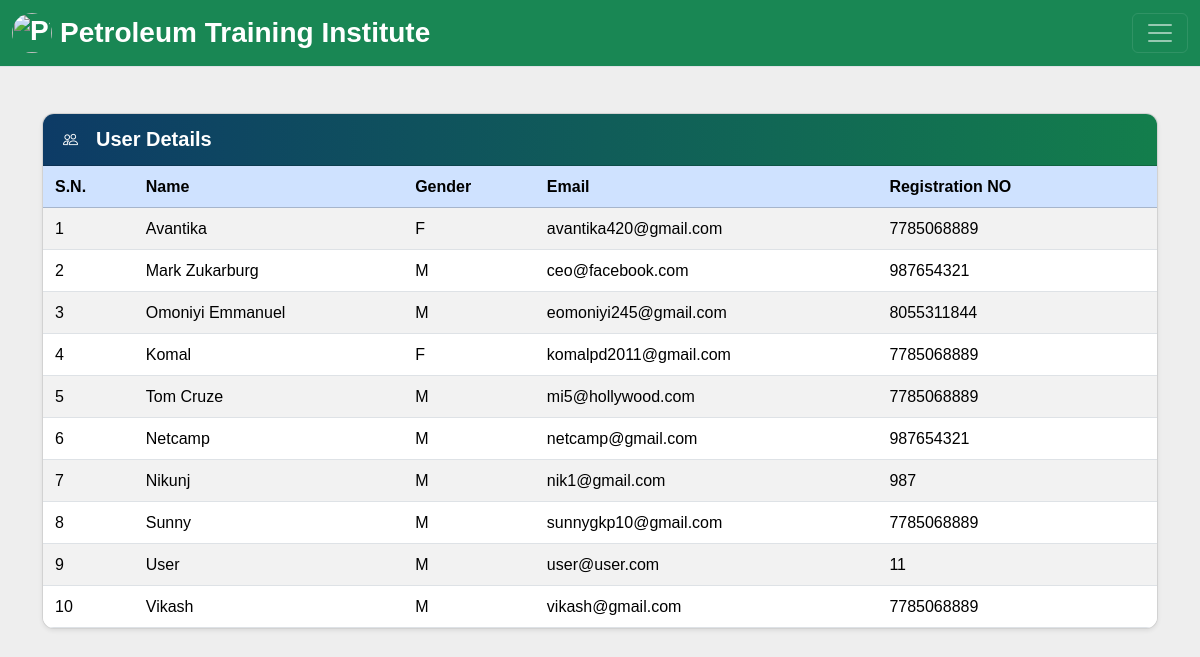
Page /dash.php?q=1 (signed in) on the committed database.
### tables this page shows
CREATE TABLE `user` (
  `name` varchar(50) NOT NULL,
  `gender` varchar(5) NOT NULL,
  `college` varchar(100) NOT NULL,
  `email` varchar(50) NOT NULL,
  `mob` bigint(20) NOT NULL,
  `password` varchar(50) NOT NULL,
  `role` varchar(50) DEFAULT 'user'
);

### dash.php (the view, shortened to what this page needs)
<?php
 include_once 'dbConnection.php';
  if(!(isset($_SESSION['email']))){
header("location:index.php");
}
else
{
$name = $_SESSION['name'];;
echo '<span class="pull-right top title1" ><span class="log1"><span class="glyphicon glyphicon-user" aria-hidden="true"></span>&nbsp;&nbsp;&nbsp;&nbsp;Hello,</span> <a href="account.php" class="log log1">'.$name.'</a>&nbsp;|&nbsp;<a href="logout.php?q=account.php" class="log"><span class="glyphicon glyphicon-log-out" aria-hidden="true"></span>&nbsp;Signout</button></a></span>';
}?>
<!Doctype html>
<html lang="en">
<head>
  <link href="https://cdn.jsdelivr.net/npm/bootstrap@5.3.3/dist/css/bootstrap.min.css" rel="stylesheet">
  <link href="https://cdn.jsdelivr.net/npm/bootstrap-icons@1.11.3/font/bootstrap-icons.css" rel="stylesheet">
  <link rel="stylesheet" href="css/dash.css">
  <link rel="stylesheet" href="css/font.css">
</head>
<body  style="background:#eee;">
<header>
  <nav class="navbar navbar-dark bg-success border-bottom fixed-top">
    <div class="container-fluid">
      <a class="navbar-brand fw-bold fs-3 d-flex align-items-center gap-2" href="dash.php?q=0">
        <img src="image/PTI.jpg" alt="PTI Logo" class="rounded-circle" style="width:40px;height:40px;object-fit:cover;">
        <span class="pti-full">Petroleum Training Institute</span>
      </a>
      <button class="navbar-toggler d-1250-none" type="button" data-bs-toggle="offcanvas" data-bs-target="#sideNav" aria-controls="sideNav" aria-label="Toggle navigation">
        <span class="navbar-toggler-icon"></span>
      </button>
    </div>
  </nav>
</header>
<main class="container my-4 pt-5">
  <div class="row">
    <div class="col-12">
<?php if(@$_GET['q']==1) {
$result = mysqli_query($con,"SELECT * FROM user") or die('Error');
echo  '<div class="main-content-spaced">
        <div class="card shadow-sm mb-4">
          <div class="card-header student-card-header bg-info text-white d-flex align-items-center">
            <i class="bi bi-people me-2"></i><span class="fs-5 fw-bold">User Details</span>
          </div>
 <div class="card-body p-0">
            <div class="table-responsive">
              <table class="table table-striped table-hover mb-0 align-middle">
                <thead class="table-primary">
                  <tr>
                  <th>S.N.</th>
                  <th>Name</th>
                  <th>Gender</th>
                  <th>Email</th>
                  <th>Registration NO</th>
                  <th></th>
                  </tr>
                </thead>';
$c=1;
while($row = mysqli_fetch_array($result)) {
	$name = $row['name'];
	$mob = $row['mob'];
	$gender = $row['gender'];
    $email = $row['email'];
	echo '<tr>
  <td>'.$c++.'</td>
  <td>'.$name.'</td>
  <td>'.$gender.'</td>
  <td>'.$email.'</td>
  <td>'.$mob.'</td>
	<td><a title="Delete User" href="update.php?demail='.$email.'"><b><span class="glyphicon glyphicon-trash" aria-hidden="true"></span></b></a></td></tr>';
}
echo '</table></div></div>';
}?>
</div>
</div></div>
</body>
</html>

### css/dash.css (style rules this page uses)
body { overflow-x: hidden; width: 100%; font: 15px "Century Gothic", "Times Roman", sans-serif; min-height: 550px; transition: padding-top 0.15s ease; }
.main-content-spaced { margin-top: 1.5rem; }
.table-responsive { margin-top: 0; }
@media (max-width: 1249px) { .d-1250-none { display:block !important; } }
.table td, .table th { padding: .72rem .75rem; }
.card.shadow-sm { border-radius: .75rem; overflow: hidden; }
.result-card-header, .exam-card-header, .history-card-header, .rank-card-header, .question-card-header, .student-card-header, .feedback-card-header, .add-exam-card-header { background: linear-gradient(90deg, #0d3b66 0%, #137e4c 100%); color: #fff; padding: 14px 20px; gap: 10px; align-items: center; }

### rows in the picture
user: name "Avantika", gender "F", email "avantika420@gmail.com", mob "7785068889"
user: name "Mark Zukarburg", gender "M", email "ceo@facebook.com", mob "987654321"
user: name "Omoniyi Emmanuel", gender "M", email "eomoniyi245@gmail.com", mob "8055311844"
user: name "Komal", gender "F", email "komalpd2011@gmail.com", mob "7785068889"
user: name "Tom Cruze", gender "M", email "mi5@hollywood.com", mob "7785068889"
user: name "Netcamp", gender "M", email "netcamp@gmail.com", mob "987654321"
user: name "Nikunj", gender "M", email "nik1@gmail.com", mob "987"
user: name "Sunny", gender "M", email "sunnygkp10@gmail.com", mob "7785068889"
user: name "User", gender "M", email "user@user.com", mob "11"
user: name "Vikash", gender "M", email "vikash@gmail.com", mob "7785068889"
